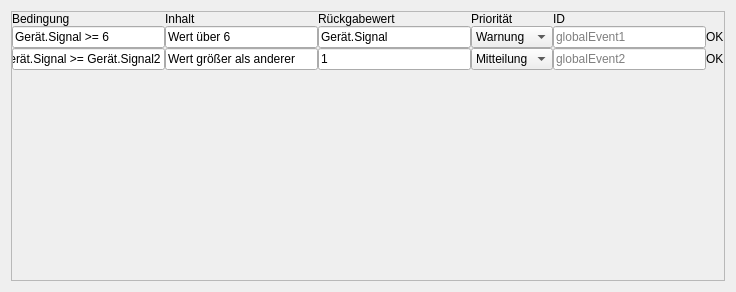
<?xml version="1.0" encoding="UTF-8"?>
<ui version="4.0">
 <class>Form</class>
 <widget class="QWidget" name="Form">
  <property name="geometry">
   <rect>
    <x>0</x>
    <y>0</y>
    <width>736</width>
    <height>292</height>
   </rect>
  </property>
  <property name="windowTitle">
   <string>GlobalEvents</string>
  </property>
  <layout class="QVBoxLayout" name="verticalLayout">
   <item>
    <widget class="QScrollArea" name="scrollArea">
     <property name="widgetResizable">
      <bool>true</bool>
     </property>
     <widget class="QWidget" name="scrollAreaWidgetContents">
      <property name="geometry">
       <rect>
        <x>0</x>
        <y>0</y>
        <width>712</width>
        <height>268</height>
       </rect>
      </property>
      <layout class="QVBoxLayout" name="verticalLayout_2">
       <property name="spacing">
        <number>0</number>
       </property>
       <property name="leftMargin">
        <number>0</number>
       </property>
       <property name="topMargin">
        <number>0</number>
       </property>
       <property name="rightMargin">
        <number>0</number>
       </property>
       <property name="bottomMargin">
        <number>0</number>
       </property>
       <item>
        <layout class="QGridLayout" name="gridLayout">
         <item row="0" column="3">
          <widget class="QLabel" name="label_6">
           <property name="sizePolicy">
            <sizepolicy hsizetype="Preferred" vsizetype="Fixed">
             <horstretch>0</horstretch>
             <verstretch>0</verstretch>
            </sizepolicy>
           </property>
           <property name="text">
            <string>Rückgabewert</string>
           </property>
          </widget>
         </item>
         <item row="2" column="3">
          <widget class="QLineEdit" name="lineEdit_6">
           <property name="text">
            <string>1</string>
           </property>
          </widget>
         </item>
         <item row="2" column="4">
          <widget class="QComboBox" name="comboBox_4">
           <item>
            <property name="text">
             <string>Mitteilung</string>
            </property>
           </item>
           <item>
            <property name="text">
             <string>Warnung</string>
            </property>
           </item>
           <item>
            <property name="text">
             <string>Fehler</string>
            </property>
           </item>
          </widget>
         </item>
         <item row="0" column="5">
          <widget class="QLabel" name="label">
           <property name="sizePolicy">
            <sizepolicy hsizetype="Preferred" vsizetype="Fixed">
             <horstretch>0</horstretch>
             <verstretch>0</verstretch>
            </sizepolicy>
           </property>
           <property name="text">
            <string>ID</string>
           </property>
          </widget>
         </item>
         <item row="2" column="1">
          <widget class="QLineEdit" name="lineEdit_3">
           <property name="text">
            <string>Gerät.Signal &gt;= Gerät.Signal2</string>
           </property>
          </widget>
         </item>
         <item row="2" column="6">
          <widget class="QLabel" name="label_5">
           <property name="text">
            <string>OK</string>
           </property>
          </widget>
         </item>
         <item row="2" column="5">
          <widget class="QLineEdit" name="lineEdit_4">
           <property name="placeholderText">
            <string>globalEvent2</string>
           </property>
          </widget>
         </item>
         <item row="1" column="1">
          <widget class="QLineEdit" name="lineEdit">
           <property name="text">
            <string>Gerät.Signal &gt;= 6</string>
           </property>
          </widget>
         </item>
         <item row="1" column="6">
          <widget class="QLabel" name="label_4">
           <property name="text">
            <string>OK</string>
           </property>
          </widget>
         </item>
         <item row="0" column="4">
          <widget class="QLabel" name="label_9">
           <property name="text">
            <string>Priorität</string>
           </property>
          </widget>
         </item>
         <item row="0" column="1">
          <widget class="QLabel" name="label_2">
           <property name="sizePolicy">
            <sizepolicy hsizetype="Preferred" vsizetype="Fixed">
             <horstretch>0</horstretch>
             <verstretch>0</verstretch>
            </sizepolicy>
           </property>
           <property name="text">
            <string>Bedingung</string>
           </property>
          </widget>
         </item>
         <item row="1" column="4">
          <widget class="QComboBox" name="comboBox_3">
           <item>
            <property name="text">
             <string>Warnung</string>
            </property>
           </item>
           <item>
            <property name="text">
             <string>Mitteilung</string>
            </property>
           </item>
           <item>
            <property name="text">
             <string>Fehler</string>
            </property>
           </item>
          </widget>
         </item>
         <item row="1" column="5">
          <widget class="QLineEdit" name="lineEdit_2">
           <property name="placeholderText">
            <string>globalEvent1</string>
           </property>
          </widget>
         </item>
         <item row="1" column="3">
          <widget class="QLineEdit" name="lineEdit_5">
           <property name="text">
            <string>Gerät.Signal</string>
           </property>
          </widget>
         </item>
         <item row="1" column="2">
          <widget class="QLineEdit" name="lineEdit_7">
           <property name="text">
            <string>Wert über 6</string>
           </property>
          </widget>
         </item>
         <item row="2" column="2">
          <widget class="QLineEdit" name="lineEdit_8">
           <property name="text">
            <string>Wert größer als anderer</string>
           </property>
          </widget>
         </item>
         <item row="0" column="2">
          <widget class="QLabel" name="label_10">
           <property name="sizePolicy">
            <sizepolicy hsizetype="Preferred" vsizetype="Fixed">
             <horstretch>0</horstretch>
             <verstretch>0</verstretch>
            </sizepolicy>
           </property>
           <property name="text">
            <string>Inhalt</string>
           </property>
          </widget>
         </item>
        </layout>
       </item>
       <item>
        <spacer name="verticalSpacer">
         <property name="orientation">
          <enum>Qt::Vertical</enum>
         </property>
         <property name="sizeHint" stdset="0">
          <size>
           <width>20</width>
           <height>40</height>
          </size>
         </property>
        </spacer>
       </item>
      </layout>
     </widget>
    </widget>
   </item>
  </layout>
 </widget>
 <resources/>
 <connections/>
</ui>
